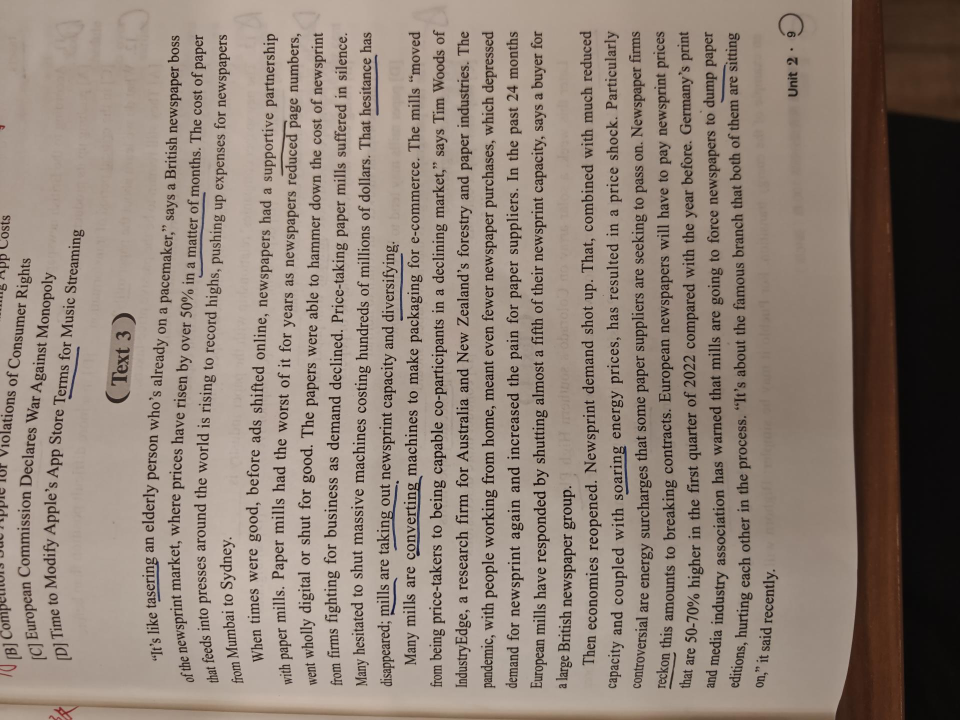
#> input picture images/image-1786865023365.jpg, 1920 x 1440 px (shown at 1/2 size)
$ python -i ink.py   (imports and definitions only)
#> lines starting #> are read from the running program, lines starting #| are printed output that depends on the picture; after the words box and inside, x2 and y2 are one past the last pixel; in counts of white or black regions, pixels touching at a corner belong together
"""圈画与墨迹分析。

判断“哪些词被人用笔圈了或划了线”，不能只看文字框周围有没有墨迹——印刷正文
本身到处都是墨。这里先把印刷体分出去，再对剩下的笔迹做形状判断：

1. 笔画长度图（引擎输出）给出每个墨迹点的水平/垂直连续长度。印刷字母又小又碎，
   笔画短；手写的圈、线、波浪线笔画长。
2. 去掉短笔画后，剩下的连通域只可能是笔迹。
3. 对每个笔迹连通域看形状：空心闭合 → 圈；细长横条 → 下划线／荧光笔；
   其余成片笔迹 → 涂画。
4. 把笔迹与文字框求交，落在同一行同一带的词就是被标记的词。
"""
from __future__ import annotations

from dataclasses import dataclass, field

import numpy as np
from PIL import Image

INK_DARK = 165          # 灰度低于此值算墨迹
PRINT_STROKE = 13       # 笔画长度不超过此值视为印刷体
MIN_MARK_PIXELS = 90    # 一个笔迹连通域至少这么多像素


@dataclass
class Box:
    x0: float
    y0: float
    x1: float
    y1: float

    @property
    def width(self) -> float:
        return max(1.0, self.x1 - self.x0)

    @property
    def height(self) -> float:
        return max(1.0, self.y1 - self.y0)

    def expand(self, dx: float, dy: float) -> "Box":
        return Box(self.x0 - dx, self.y0 - dy, self.x1 + dx, self.y1 + dy)

    def overlaps(self, other: "Box") -> bool:
        return not (self.x1 < other.x0 or other.x1 < self.x0 or
                    self.y1 < other.y0 or other.y1 < self.y0)

    # [4 lines left out: function intersection, not called in this run]


@dataclass
class Mark:
    kind: str                       # circle | underline | highlight | stroke
    box: Box                        # 像素坐标
    pixels: int = 0
    colored_pixels: int = 0
    filled: float = 0.0             # 连通域像素 / 外框面积
    hole_ratio: float = 0.0         # 内部空洞 / 外框面积（空心判据）
    stroke_p95: int = 0
    detail: dict = field(default_factory=dict)

    @property
    def label(self) -> str:
        return {"circle": "圈画", "underline": "划线", "highlight": "荧光笔", "stroke": "涂画"}[self.kind]


class PageInk:
    """一页的墨迹数据：灰度、彩色墨迹、笔画长度。"""

    def __init__(self, grey: np.ndarray, stroke: np.ndarray | None = None,
                 rgb: np.ndarray | None = None):
        self.grey = grey
        self.height, self.width = grey.shape
        self.dark = grey < INK_DARK
        if stroke is None:
            self.stroke = np.where(self.dark, 1, 0).astype(np.uint8)
        else:
            self.stroke = stroke
        if rgb is None:
            self.colored = np.zeros_like(self.dark)
        else:
            red = rgb[..., 0].astype(np.int16)
            green = rgb[..., 1].astype(np.int16)
            blue = rgb[..., 2].astype(np.int16)
            self.colored = (((blue - red) > 24) & ((blue - green) > 12)) | \
                           (((red - blue) > 24) & ((red - green) > 12))

    # [4 lines left out: function handwriting, not called in this run]


def load_mask(mask_path: str, stroke_path: str | None = None,
              image_path: str | None = None) -> PageInk:
#> called with mask_path = '../images/image-1786865023365.jpg'
    grey = np.asarray(Image.open(mask_path).convert("L"), dtype=np.uint8)
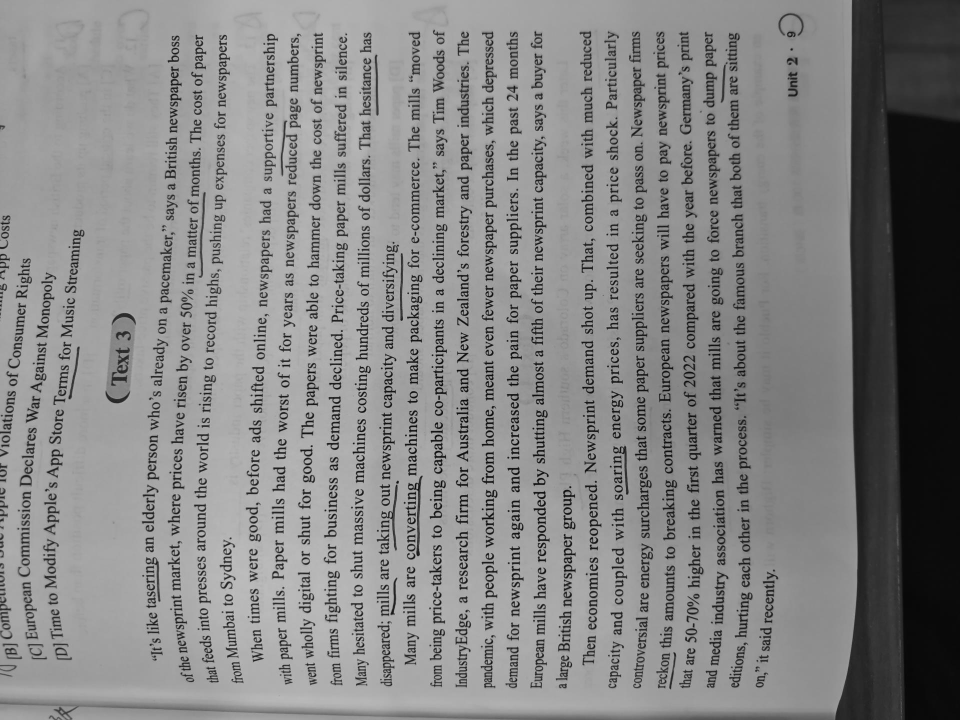
#> grey: shape (1440, 1920) (shown at 1/2 size); min 1, max 206, mean 133.2
    stroke = None
    if stroke_path:
        try:
            stroke = np.asarray(Image.open(stroke_path).convert("L"), dtype=np.uint8)
        except OSError:
            stroke = None
    rgb = None
    if image_path:
        try:
            rgb = np.asarray(Image.open(image_path).convert("RGB"), dtype=np.uint8)
        except OSError:
            rgb = None
    if rgb is not None and rgb.shape[:2] != grey.shape[:2]:
        rgb = None
    return PageInk(grey, stroke, rgb)
#> in __init__, `self.dark = grey < INK_DARK`:
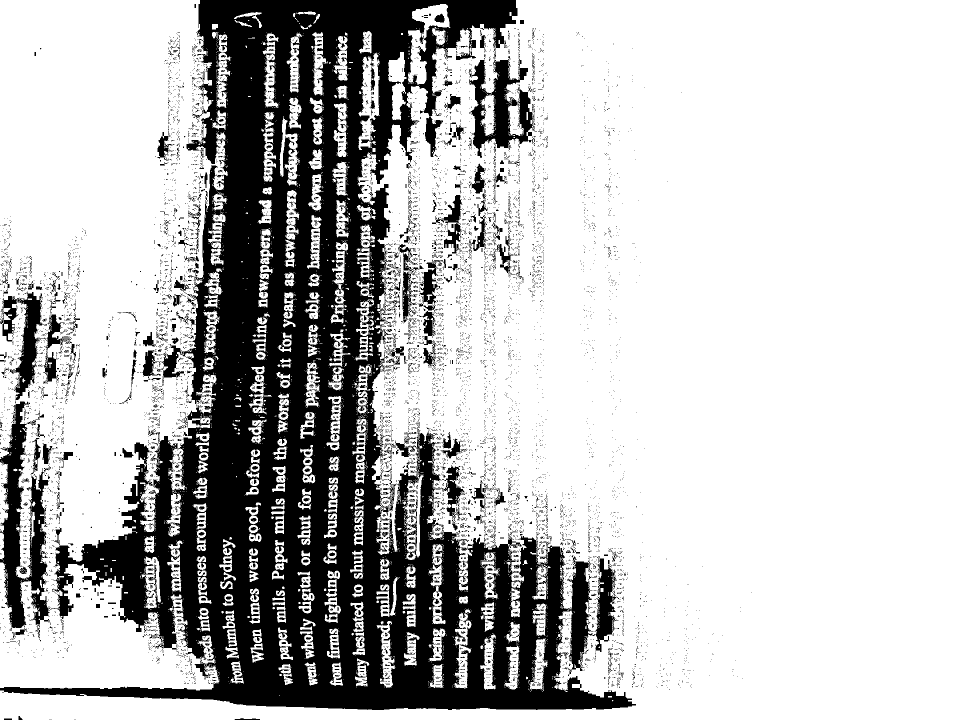
#> self.dark: shape (1440, 1920) bool (shown at 1/2 size); 74.3% white; 9678 black regions (9111 under 20 px), largest, box (x1, y1, x2, y2) and area: (0, 0, 1272, 1420) 601021, (0, 803, 102, 1256) 19943, (938, 118, 1070, 316) 11607


# ---------------------------------------------------------------- 连通域

try:                                            # 装了 scipy 时用它的连通域标记，更快
    from scipy import ndimage as _ndimage
except Exception:                               # noqa: BLE001
    _ndimage = None


# [393 lines left out: functions label_components, _label_components_manual, _hole_ratio, _top_edge_variation, _corner_hollowness, _center_hollowness and 7 more, not called in this run]

>>> result = load_mask('../images/image-1786865023365.jpg')

$ run again, on images/image-1786865033169.jpg
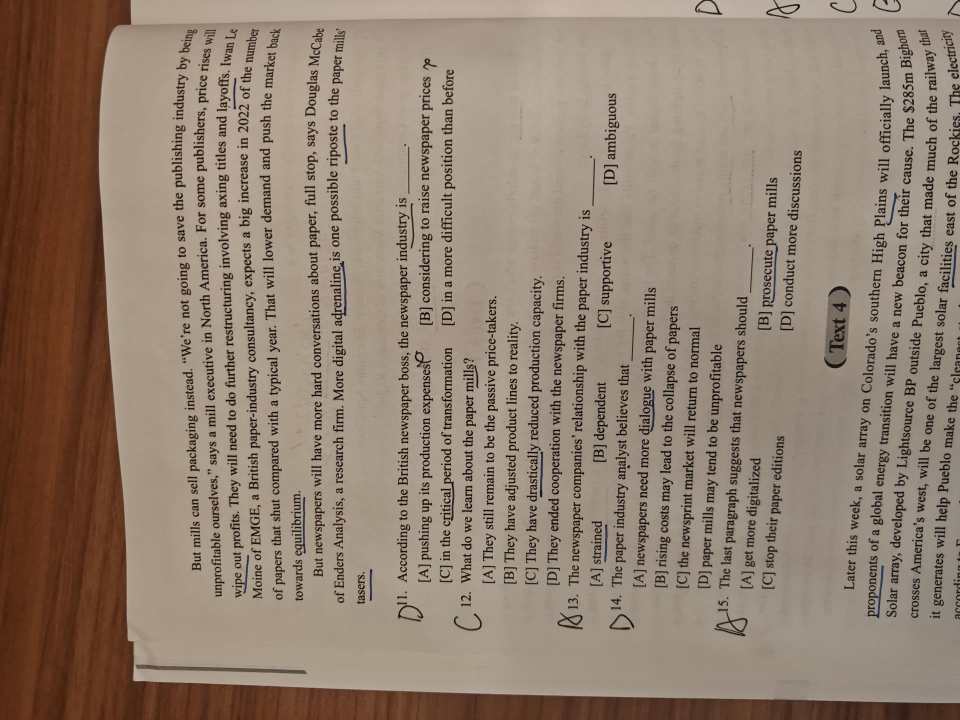
#> input picture images/image-1786865033169.jpg, 1920 x 1440 px (shown at 1/2 size)
#> in load_mask, `grey = np.asarray(Image.open(mask_path).convert("L"), dtype=np.uint8)`:
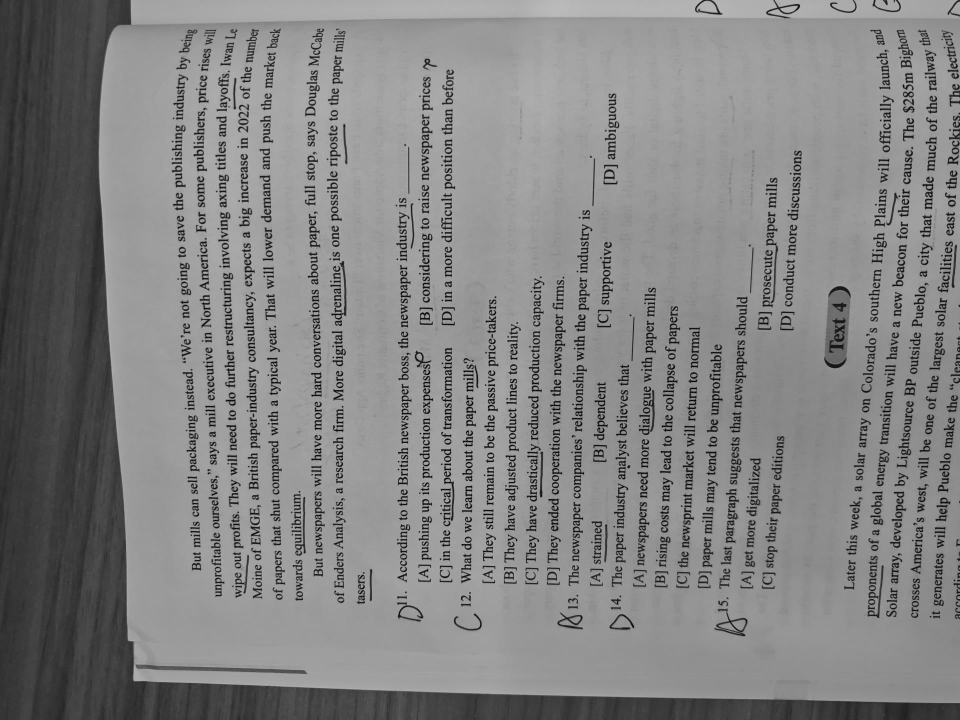
#> grey: shape (1440, 1920) (shown at 1/2 size); min 1, max 196, mean 131.5
#> in __init__, `self.dark = grey < INK_DARK`:
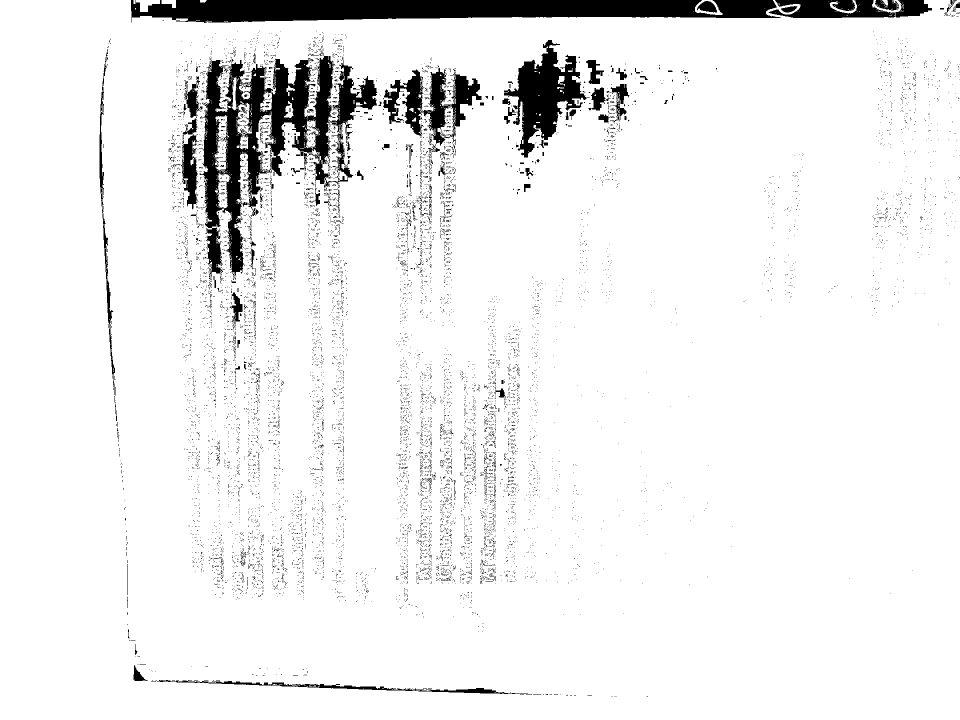
#> self.dark: shape (1440, 1920) bool (shown at 1/2 size); 93.5% white; 11337 black regions (11178 under 20 px), largest, box (x1, y1, x2, y2) and area: (399, 112, 755, 555) 51272, (262, 0, 1562, 46) 45483, (1008, 80, 1180, 315) 16067

$ run again, on images/image-1786873260030.jpg
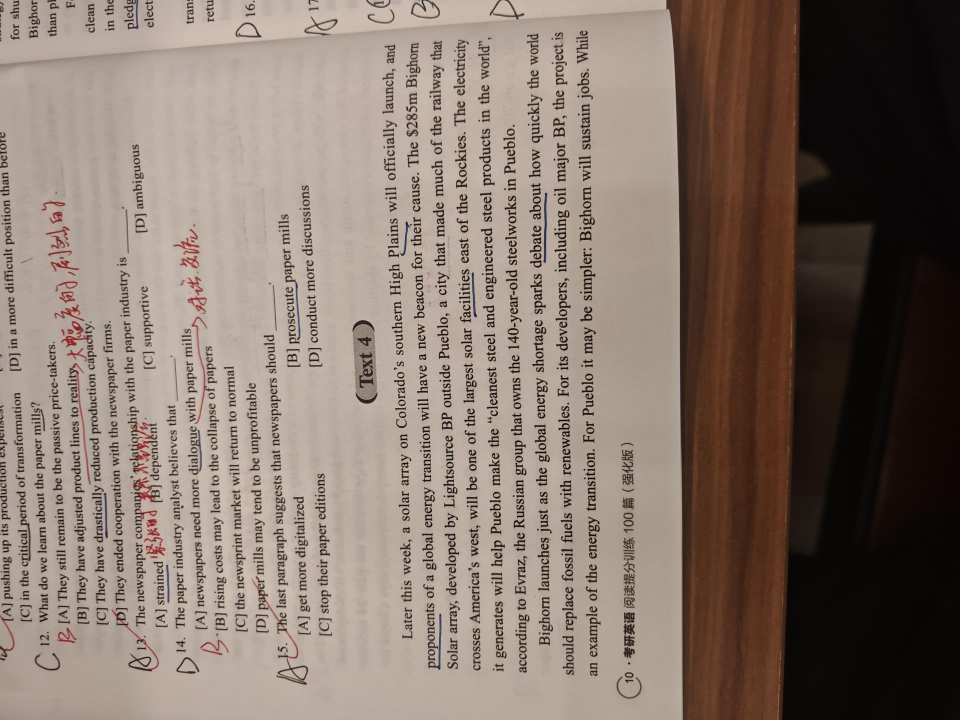
#> input picture images/image-1786873260030.jpg, 1920 x 1440 px (shown at 1/2 size)
#> in load_mask, `grey = np.asarray(Image.open(mask_path).convert("L"), dtype=np.uint8)`:
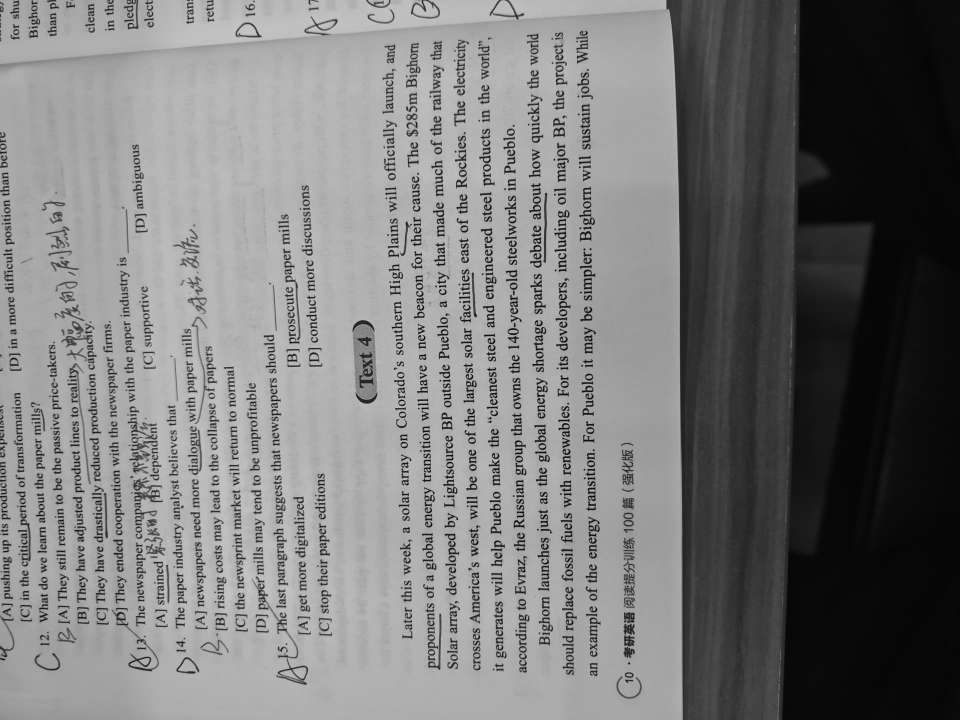
#> grey: shape (1440, 1920) (shown at 1/2 size); min 2, max 210, mean 123.1
#> in __init__, `self.dark = grey < INK_DARK`:
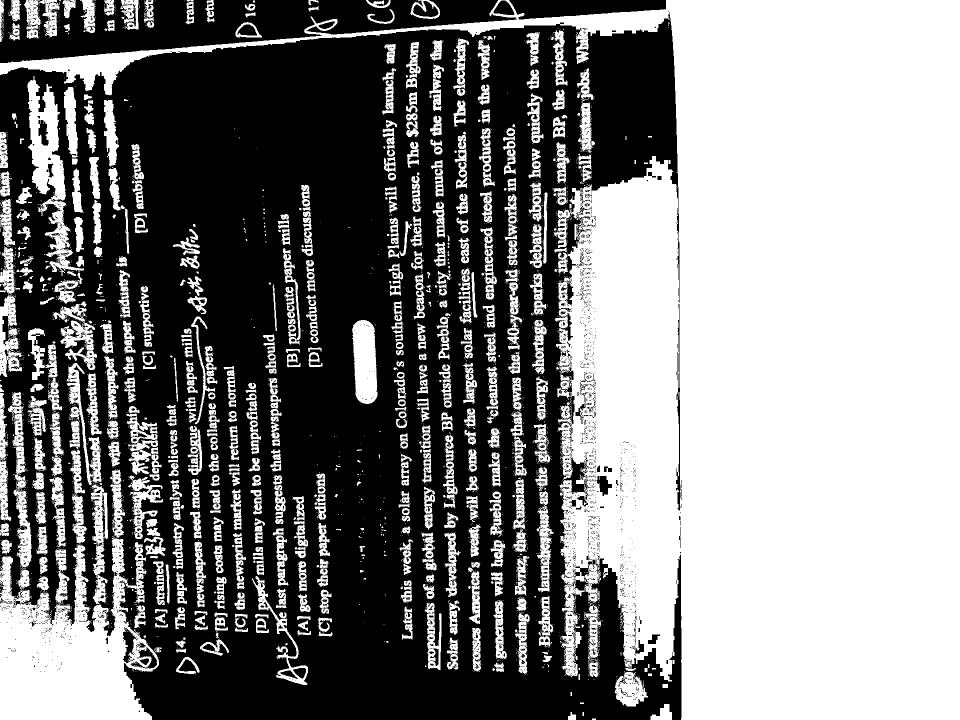
#> self.dark: shape (1440, 1920) bool (shown at 1/2 size); 50.4% white; 3625 black regions (3145 under 20 px), largest, box (x1, y1, x2, y2) and area: (0, 22, 1363, 1440) 1256917, (0, 0, 1033, 126) 67218, (1018, 0, 1332, 39) 8705
